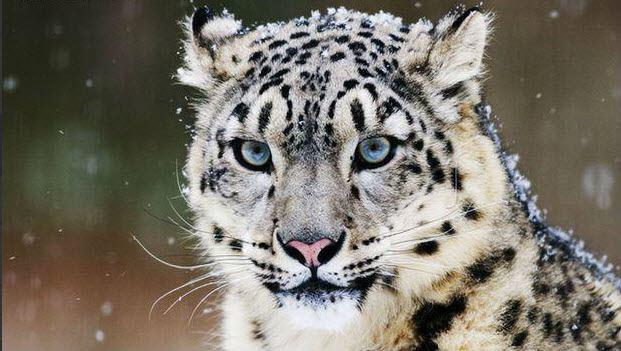
#> input picture Lab6/img1.jpg, 621 x 351 px, given in place of myVid.mp4, which was not available
$ jupyter execute --allow-errors MLV_Lab8_Report_SajjadHashembeiki_98107077.ipynb   (text cells are left out)
#> lines starting #> are read from the running program, lines starting #| are printed output that depends on the picture; after the words box and inside, x2 and y2 are one past the last pixel; in counts of white or black regions, pixels touching at a corner belong together; pictures that were not available may be replaced by others from this repository, and a replacement may not be noted
[cell 1]
# Import libraries
import cv2
import numpy as np
import matplotlib.pyplot as plt
from sklearn.metrics import accuracy_score
from sklearn.model_selection import train_test_split
from sklearn import svm
from sklearn.model_selection import GridSearchCV
from sklearn.preprocessing import StandardScaler
import skimage.io as io
import os

[cell 2]
cap = cv2.VideoCapture('myVid.mp4')
ret, frame1 = cap.read()
#> frame1 is the input picture: shape (351, 621, 3); mean B, G, R 104.9, 115.3, 120.7
prvs = cv2.cvtColor(frame1, cv2.COLOR_BGR2GRAY)
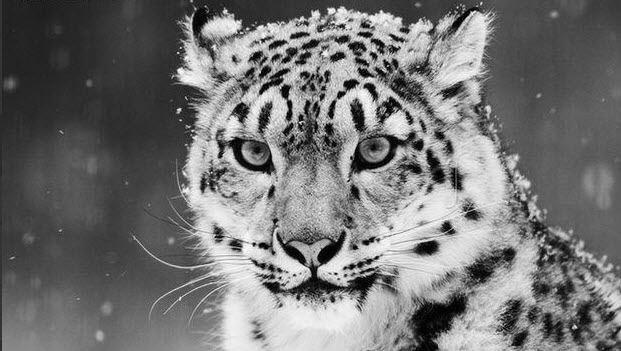
#> prvs: shape (351, 621); min 0, max 255, mean 115.7
hsv = np.zeros_like(frame1)
hsv[..., 1] = 255
while(1):
    ret, frame2 = cap.read()
    if not ret:
        break
    next = cv2.cvtColor(frame2, cv2.COLOR_BGR2GRAY)
    flow = cv2.calcOpticalFlowFarneback(prvs, next, None, 0.5, 3, 15, 3, 5, 1.2, 0)
    mag, ang = cv2.cartToPolar(flow[..., 0], flow[..., 1])
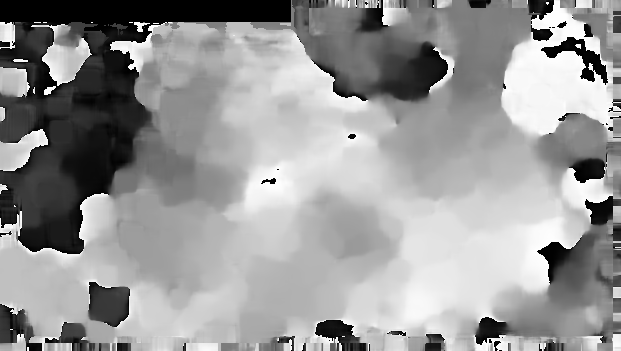
#> ang: shape (351, 621) float32; min 0, max 6.28, mean 3.75; drawn with min black and max white
    hsv[..., 0] = ang*180/np.pi/2
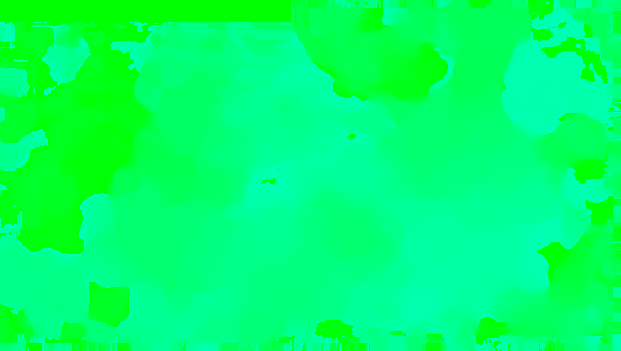
#> hsv: shape (351, 621, 3); mean of channels 0, 1, 2 106.9, 255, 0; drawn as B, G, R
    hsv[..., 2] = cv2.normalize(mag, None, 0, 255, cv2.NORM_MINMAX)
#> hsv: shape (351, 621, 3); 1.61% of pixels changed, all inside (x1, y1, x2, y2) = (0, 0, 621, 351)
    bgr = cv2.cvtColor(hsv, cv2.COLOR_HSV2BGR)
    cv2.imshow('frame2', bgr)
    k = cv2.waitKey(30) & 0xff
#> (key Esc is pressed here)
    if k == 27:
        break

    prvs = next
cv2.destroyAllWindows()

[cell 3]
cap = cv2.VideoCapture('myVid.mp4')

feature_params = dict( maxCorners = 100,
                       qualityLevel = 0.3,
                       minDistance = 7,
                       blockSize = 7 )

lk_params = dict( winSize  = (15, 15),
                  maxLevel = 2,
                  criteria = (cv2.TERM_CRITERIA_EPS | cv2.TERM_CRITERIA_COUNT, 10, 0.03))
# Create some random colors
color = np.random.randint(0, 255, (100, 3))
# Take first frame and find corners in it
ret, old_frame = cap.read()
old_gray = cv2.cvtColor(old_frame, cv2.COLOR_BGR2GRAY)
p0 = cv2.goodFeaturesToTrack(old_gray, mask = None, **feature_params)
#> p0 = 100 rows, first 8: [300, 121], [255, 244], [574, 326], [262, 40], [342, 27], [377, 239], [329, 10], [410, 122]
# Create a mask image for drawing purposes
mask = np.zeros_like(old_frame)
while(1):
    ret, frame = cap.read()
    if not ret:
        break
    frame_gray = cv2.cvtColor(frame, cv2.COLOR_BGR2GRAY)
    # calculate optical flow
    p1, st, err = cv2.calcOpticalFlowPyrLK(old_gray, frame_gray, p0, None, **lk_params)
#> p1 has the same summary as p0; st = 100 values from 1 to 1; err = 100 values from 0 to 0
    # Select good points
    if p1 is not None:
        good_new = p1[st==1]
#> good_new = 100 pairs, first value 175 to 574, second value 10 to 326
        good_old = p0[st==1]
#> good_old has the same summary as good_new
    # draw the tracks
    for i, (new, old) in enumerate(zip(good_new, good_old)):
        a, b = new.ravel()
        c, d = old.ravel()
        mask = cv2.line(mask, (int(a), int(b)), (int(c), int(d)), color[i].tolist(), 2)
        frame = cv2.circle(frame, (int(a), int(b)), 5, color[i].tolist(), -1)
#> this loop made 100 passes
#> (a, b, c, d) on passes 1 to 12: (300, 121, 300, 121), (255, 244, 255, 244), (574, 326, 574, 326), (262, 40, 262, 40), (342, 27, 342, 27), (377, 239, 377, 239), (329, 10, 329, 10), (410, 122, 410, 122), (365, 86, 365, 86), (356, 83, 356, 83), (278, 279, 278, 279), (180, 70, 180, 70)
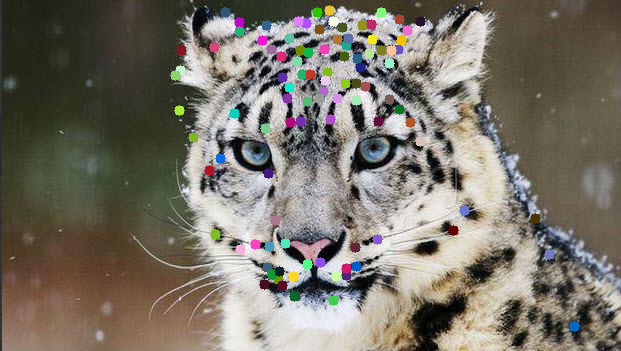
#> frame: shape (351, 621, 3); mean B, G, R 104.7, 115.5, 121.1
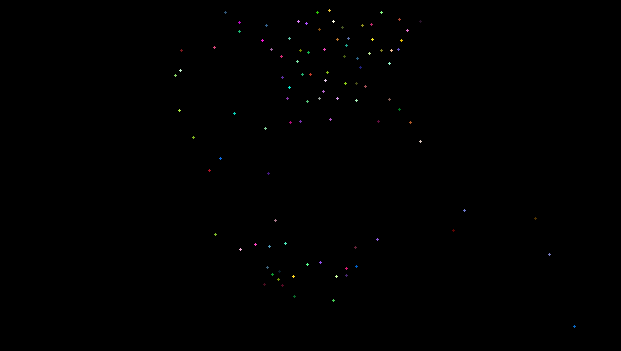
#> mask: shape (351, 621, 3); mean of channels 0, 1, 2 0.3, 0.3, 0.3; drawn as B, G, R
    img = cv2.add(frame, mask)
    cv2.imshow('frame', img)
    k = cv2.waitKey(30) & 0xff
#> (key Esc is pressed here)
    if k == 27:
        break
    # Now update the previous frame and previous points
    old_gray = frame_gray.copy()
    p0 = good_new.reshape(-1, 1, 2)
cv2.destroyAllWindows()
cap.release()

$ run again, on Lab6/img2.jpg
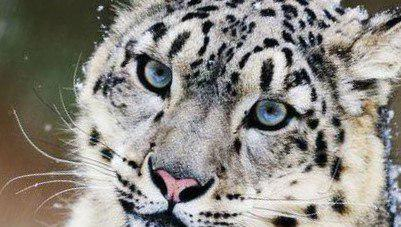
#> input picture Lab6/img2.jpg, 401 x 227 px, given in place of myVid.mp4, which was not available
#> frame1 is the input picture: shape (227, 401, 3); mean B, G, R 130.1, 136.1, 139.5
#> `hsv[..., 0] = ang*180/np.pi/2`:
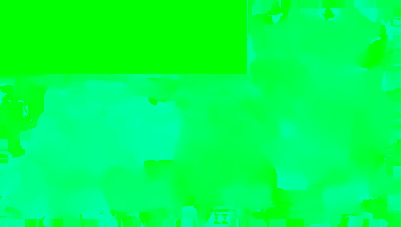
#> hsv: shape (227, 401, 3); mean of channels 0, 1, 2 80, 255, 0; drawn as B, G, R
#> p0 = 100 rows, first 8: [125, 160], [210, 60], [205, 34], [306, 7], [276, 43], [313, 99], [135, 199], [327, 25]
#> p1 has the same summary as p0; st = 100 values from 1 to 1; err = 100 values from 0 to 0
#> good_new = 100 pairs, first value 76 to 393, second value 3 to 221
#> good_old has the same summary as good_new
#> the loop `for i, (new, old) in enumerate(zip(good_new, good_old)):` made 100 passes
#> (a, b, c, d) on passes 1 to 8: (125, 160, 125, 160), (210, 60, 210, 60), (205, 34, 205, 34), (306, 7, 306, 7), (276, 43, 276, 43), (313, 99, 313, 99), (135, 199, 135, 199), (327, 25, 327, 25)
#> after the loop `for i, (new, old) in enumerate(zip(good_new, good_old)):`:
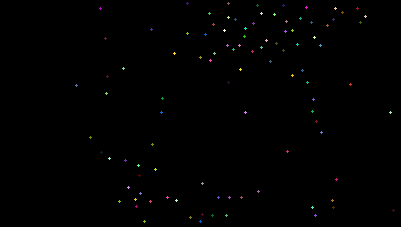
#> mask: shape (227, 401, 3); mean of channels 0, 1, 2 0.6, 0.7, 0.7; drawn as B, G, R

$ run again, on Lab6/img3.jpg
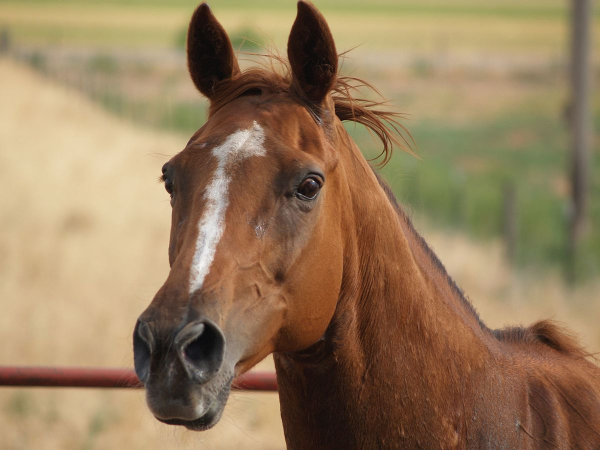
#> input picture Lab6/img3.jpg, 1200 x 900 px, given in place of myVid.mp4, which was not available (shown at 1/2 size)
#> frame1 is the input picture: shape (900, 1200, 3); mean B, G, R 92.5, 124.5, 150.2
#> `hsv[..., 0] = ang*180/np.pi/2`:
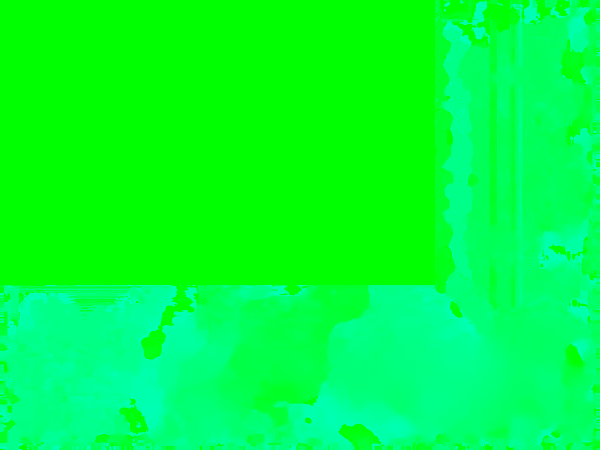
#> hsv: shape (900, 1200, 3) (shown at 1/2 size); mean of channels 0, 1, 2 57.6, 255, 0; drawn as B, G, R
#> p0 = 17 rows, first 8: [340, 389], [627, 364], [325, 349], [519, 454], [682, 240], [543, 707], [327, 364], [690, 179]
#> p1 has the same summary as p0; st = 17 values from 1 to 1; err = 17 values from 0 to 0
#> good_new has the same summary as p0
#> good_old has the same summary as p0
#> the loop `for i, (new, old) in enumerate(zip(good_new, good_old)):` made 17 passes
#> (a, b, c, d) on passes 1 to 8: (340, 389, 340, 389), (627, 364, 627, 364), (325, 349, 325, 349), (519, 454, 519, 454), (682, 240, 682, 240), (543, 707, 543, 707), (327, 364, 327, 364), (690, 179, 690, 179)
#> after the loop `for i, (new, old) in enumerate(zip(good_new, good_old)):`:
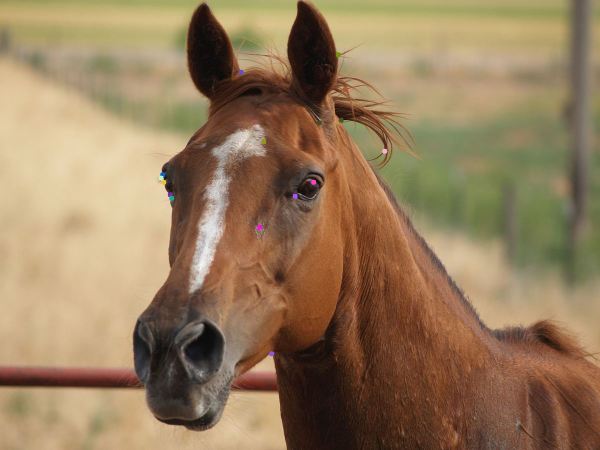
#> frame: shape (900, 1200, 3) (shown at 1/2 size); mean B, G, R 92.5, 124.5, 150.2
